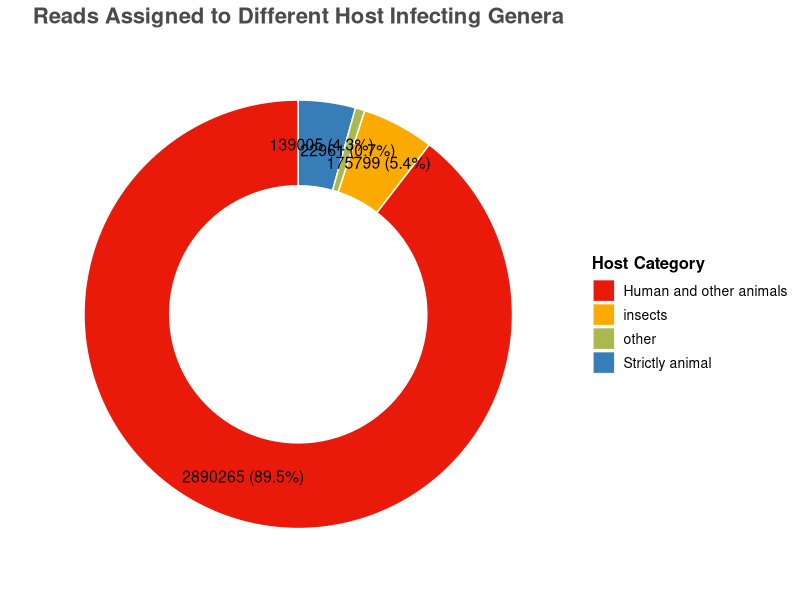
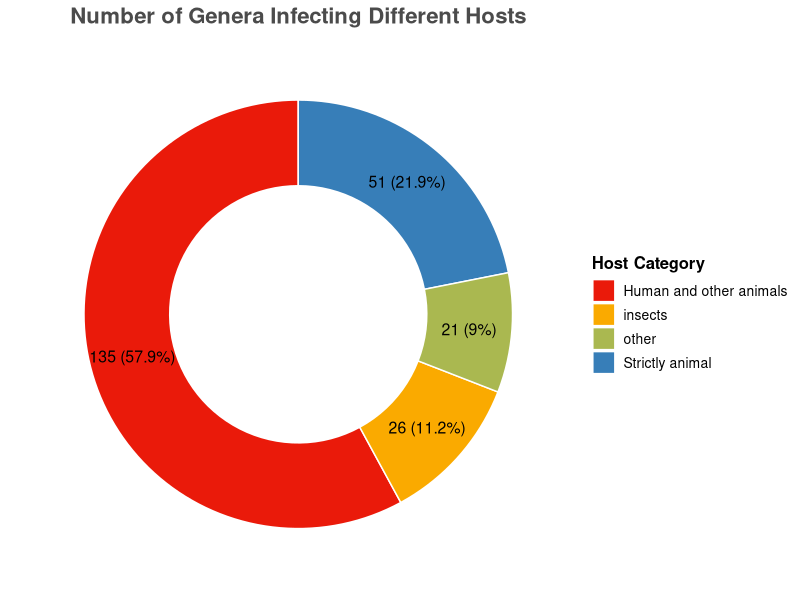

These figures' R source, in order:
# Load required libraries
library(dplyr)
library(ggplot2)
library(RColorBrewer)
library(readr)

# Load and filter data (excluding samples M6 and M8)
data <- read_csv("data.csv")
data_fam <- data %>% filter(!sample_ID %in% c("M6", "M8"))

# Summarize total reads per host category and compute percentages/labels
reads_summary <- data_fam %>%
  group_by(grouped_association) %>%
  summarise(total_reads = sum(reads_aligned, na.rm = TRUE)) %>%
  ungroup() %>%
  mutate(
    percentage_reads = total_reads / sum(total_reads) * 100,
    label_reads = paste0(total_reads, " (", round(percentage_reads, 1), "%)")
  )

# Summarize unique genera count per host category and compute percentages/labels
genera_summary <- data_fam %>%
  group_by(grouped_association) %>%
  summarise(genera_count = n_distinct(species)) %>%
  ungroup() %>%
  mutate(
    percentage_genera = genera_count / sum(genera_count) * 100,
    label_genera = paste0(genera_count, " (", round(percentage_genera, 1), "%)")
  )

# Define a custom, consistent color palette for host categories
color_palette <- c(
  "Human and other animals" = "#EA1A0A",
  "insects" = "#FAAA00",
  "other" = "#AAB850",
  "Strictly animal" = "#377EB8"
)

# Create the donut chart for total reads
donut_chart_reads <- ggplot(reads_summary, aes(x = 2, y = total_reads, fill = grouped_association)) +
  geom_col(width = 0.75, color = "white") +
  coord_polar(theta = "y") +
  xlim(0.5, 2.5) +  # Controls the donut hole size
  theme_void() +
  theme(
    legend.position = "right",
    legend.title = element_text(size = 12, face = "bold"),
    legend.text  = element_text(size = 10),
    plot.title   = element_text(size = 16, face = "bold", hjust = 0.5, color = "#4b4b4b")
  ) +
  scale_fill_manual(values = color_palette) +
  labs(
    title = "Reads Assigned to Different Host Infecting Genera",
    fill = "Host Category"
  ) +
  geom_text(aes(label = label_reads), position = position_stack(vjust = 0.5), color = "black", size = 4)

# Create the donut chart for genera counts
donut_chart_genera <- ggplot(genera_summary, aes(x = 2, y = genera_count, fill = grouped_association)) +
  geom_col(width = 0.75, color = "white") +
  coord_polar(theta = "y") +
  xlim(0.5, 2.5) +  # Controls the donut hole size
  theme_void() +
  theme(
    legend.position = "right",
    legend.title = element_text(size = 12, face = "bold"),
    legend.text  = element_text(size = 10),
    plot.title   = element_text(size = 16, face = "bold", hjust = 0.5, color = "#4b4b4b")
  ) +
  scale_fill_manual(values = color_palette) +
  labs(
    title = "Number of Genera Infecting Different Hosts",
    fill = "Host Category"
  ) +
  geom_text(aes(label = label_genera), position = position_stack(vjust = 0.5), color = "black", size = 4)

# Display the donut charts
print(donut_chart_reads)
print(donut_chart_genera)
